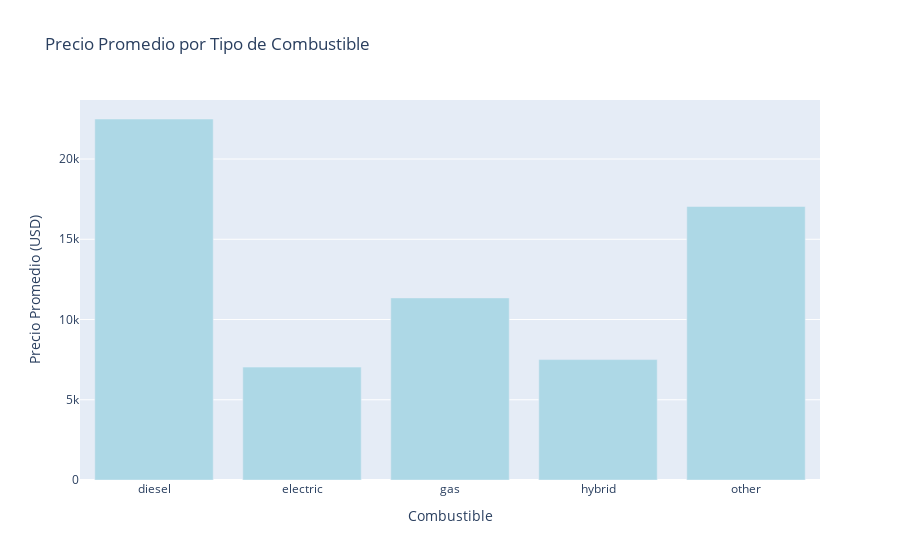

The notebook cell this image was saved under:
### Markdown cell above
**2.4 Precio Promedio por Tipo de Combustible**

### Code cell
# Crea gráfica de barras con el precio promedio por el tipo de combustible.
fig5 = px.bar(vehicles.groupby('fuel')['price'].mean().reset_index(),
              x='fuel',
              y='price',
              title='Precio Promedio por Tipo de Combustible',
              labels={'fuel': 'Combustible', 'price': 'Precio Promedio (USD)'},
              color_discrete_sequence=['lightblue']
              )
fig5.show()

### Figure 1 — Plotly figure (JSON) as saved in the notebook; plotly's stock layout.template omitted (floating-point values rounded to 4 significant figures)
{"data": [{"hovertemplate": "Combustible=%{x}<br>Precio Promedio (USD)=%{y}<extra></extra>", "legendgroup": "", "marker": {"color": "lightblue", "pattern": {"shape": ""}}, "name": "", "orientation": "v", "showlegend": false, "textposition": "auto", "type": "bar", "x": ["diesel", "electric", "gas", "hybrid", "other"], "xaxis": "x", "y": [22490.0, 7034.0, 11350.0, 7503.0, 17040.0], "yaxis": "y"}], "layout": {"barmode": "relative", "legend": {"tracegroupgap": 0}, "title": {"text": "Precio Promedio por Tipo de Combustible"}, "xaxis": {"anchor": "y", "domain": [0, 1], "title": {"text": "Combustible"}}, "yaxis": {"anchor": "x", "domain": [0, 1], "title": {"text": "Precio Promedio (USD)"}}}}
